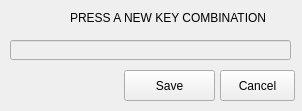
<?xml version="1.0" encoding="UTF-8"?>
<ui version="4.0">
 <class>ShortcutSetupForm</class>
 <widget class="QWidget" name="ShortcutSetupForm">
  <property name="geometry">
   <rect>
    <x>0</x>
    <y>0</y>
    <width>302</width>
    <height>111</height>
   </rect>
  </property>
  <property name="windowTitle">
   <string>Change a main shortcut</string>
  </property>
  <property name="autoFillBackground">
   <bool>false</bool>
  </property>
  <widget class="QLabel" name="label">
   <property name="geometry">
    <rect>
     <x>70</x>
     <y>10</y>
     <width>211</width>
     <height>16</height>
    </rect>
   </property>
   <property name="text">
    <string>PRESS A NEW KEY COMBINATION</string>
   </property>
  </widget>
  <widget class="QLineEdit" name="lineEdit">
   <property name="enabled">
    <bool>false</bool>
   </property>
   <property name="geometry">
    <rect>
     <x>10</x>
     <y>40</y>
     <width>281</width>
     <height>20</height>
    </rect>
   </property>
  </widget>
  <widget class="QPushButton" name="saveButton">
   <property name="geometry">
    <rect>
     <x>124</x>
     <y>70</y>
     <width>91</width>
     <height>31</height>
    </rect>
   </property>
   <property name="text">
    <string>Save</string>
   </property>
  </widget>
  <widget class="QPushButton" name="cancelButton">
   <property name="geometry">
    <rect>
     <x>220</x>
     <y>70</y>
     <width>75</width>
     <height>31</height>
    </rect>
   </property>
   <property name="text">
    <string>Cancel</string>
   </property>
  </widget>
 </widget>
 <resources/>
 <connections/>
</ui>
